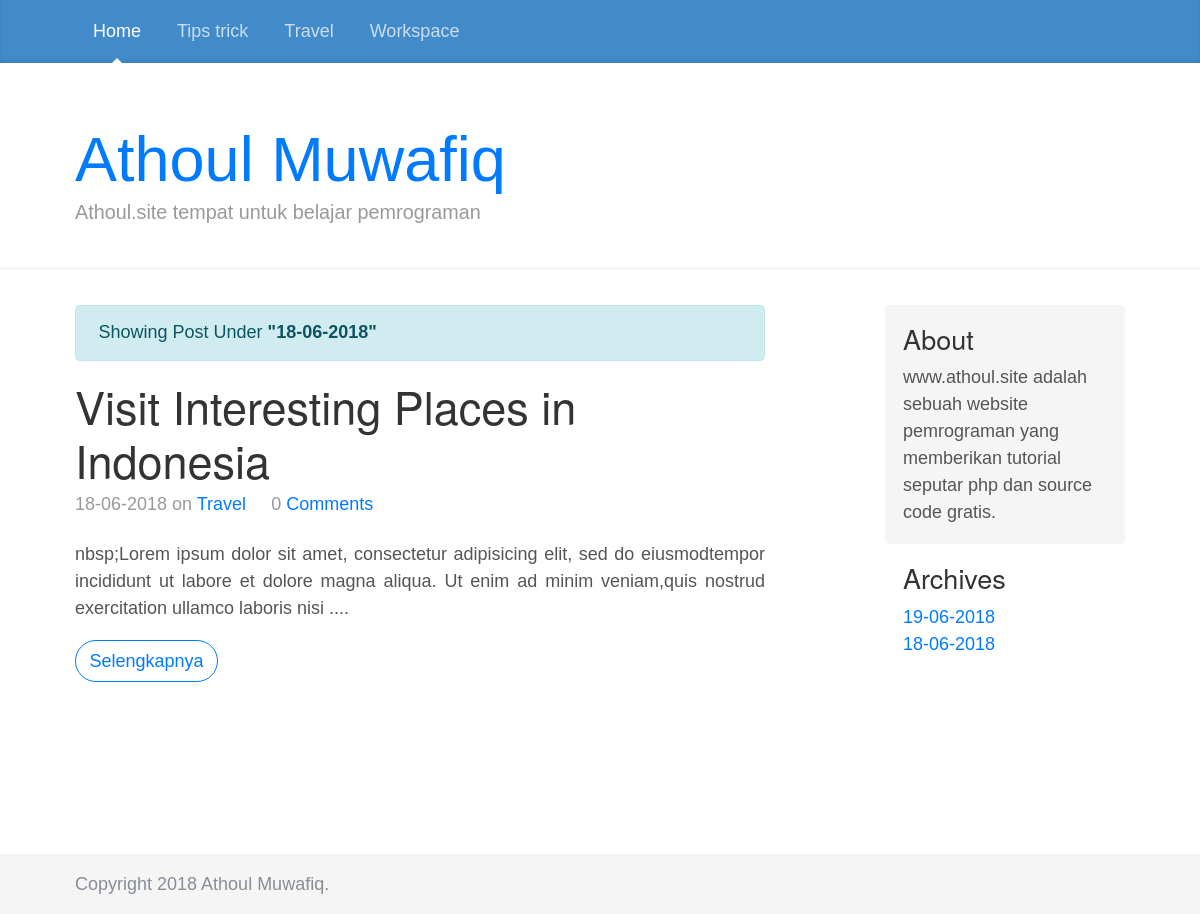
Screenshot of /blog/archive/18-06-2018 with the database file from the repository.
### tables this page shows
CREATE TABLE `labels` (
  `id_label` int(11) NOT NULL,
  `label` varchar(30) NOT NULL
);

CREATE TABLE `config` (
  `id` int(11) NOT NULL,
  `title` varchar(30) NOT NULL,
  `description` varchar(50) NOT NULL
);

CREATE TABLE `post` (
  `id_post` int(11) NOT NULL,
  `title` varchar(50) NOT NULL,
  `uri` varchar(100) NOT NULL,
  `article` text NOT NULL,
  `kategories` varchar(20) NOT NULL,
  `published` varchar(30) NOT NULL
);

### application/controllers/Blog.php (called while the page is built, shortened)
<?php
class Blog extends CI_Controller {
	function __construct(){
		$this->load->helper('text');
		$this->load->model('model_blog');
		$data['setting']=$this->model_blog->get_setting()->row_array();
		$data['label']=$this->model_blog->get_labels()->result();
		$this->load->view('assets/head',$data);
	}
	function archive(){
		$this->load->library('pagination');
		$archive=$this->uri->segment(3);
		$config['base_url'] = base_url('blog/archive/'.$this->uri->segment(3).'/');
		$config['total_rows'] = $this->model_blog->jumlah_artikel_filter('published',$archive);
		$config['per_page'] = 5;
		$data['post']=$this->model_blog->get_article_archive($config['per_page'],$this->uri->segment(4),$archive)->result();
		$data2['date']=$this->model_blog->get_archive()->result();
		$this->load->view('filter',$data);
		$this->load->view('assets/foot',$data2);
	}
}

### index.php (called while the page is built, shortened)
<?php
require_once BASEPATH.'core/CodeIgniter.php';

### application/models/Model_blog.php (called while the page is built, shortened)
<?php
class Model_blog extends CI_Model
{
	function get_labels(){
		$this->db->order_by('label', 'ASC');
		return $this->db->get('labels');
	}
	function jumlah_artikel_filter($where,$value){
		return $this->db->get_where('post',array($where=>$value))->num_rows();
	}
	function get_article_archive($number,$offset,$date){
		$this->db->order_by('id_post', 'DESC');
		$this->db->where('published',$date);
		return $this->db->get('post',$number,$offset);
	}
	function get_setting(){
		return $this->db->get_where('config',array('id'=>'1'));
	}
	function get_archive(){
		$this->db->distinct('published');
		$this->db->select('published');
		return $this->db->get('post');
	}
}

### application/config/config.php (called while the page is built, shortened)
<?php
$config['base_url'] = 'http://127.0.0.1/athoulcms/';
$config['index_page'] = '';
$config['uri_protocol']	= 'REQUEST_URI';
$config['url_suffix'] = '';
$config['language']	= 'english';
$config['charset'] = 'UTF-8';
$config['enable_hooks'] = FALSE;
$config['subclass_prefix'] = 'MY_';
$config['composer_autoload'] = FALSE;
$config['permitted_uri_chars'] = 'a-z 0-9~%.:_\-';
$config['enable_query_strings'] = FALSE;
$config['controller_trigger'] = 'c';
$config['function_trigger'] = 'm';
$config['directory_trigger'] = 'd';
$config['allow_get_array'] = TRUE;
$config['log_threshold'] = 0;
$config['log_path'] = '';
$config['log_file_extension'] = '';
$config['log_file_permissions'] = 0644;
$config['log_date_format'] = 'Y-m-d H:i:s';
$config['error_views_path'] = '';
$config['cache_path'] = '';
$config['cache_query_string'] = FALSE;
$config['encryption_key'] = 'athoulmuwafiq';
$config['sess_driver'] = 'files';
$config['sess_cookie_name'] = 'ci_session';
$config['sess_expiration'] = 7200;
$config['sess_save_path'] = NULL;
$config['sess_match_ip'] = FALSE;
$config['sess_time_to_update'] = 300;
$config['sess_regenerate_destroy'] = FALSE;
$config['cookie_prefix']	= '';
$config['cookie_domain']	= '';
$config['cookie_path']		= '/';
$config['cookie_secure']	= FALSE;
$config['cookie_httponly'] 	= FALSE;
$config['standardize_newlines'] = FALSE;
$config['global_xss_filtering'] = FALSE;
$config['csrf_protection'] = FALSE;
$config['csrf_token_name'] = 'csrf_test_name';
$config['csrf_cookie_name'] = 'csrf_cookie_name';
$config['csrf_expire'] = 7200;
$config['csrf_regenerate'] = TRUE;
$config['csrf_exclude_uris'] = array();
$config['compress_output'] = FALSE;
$config['time_reference'] = 'local';
$config['rewrite_short_tags'] = FALSE;
$config['proxy_ips'] = '';

### application/views/filter.php (the view, shortened to what this page needs)
  <div class="col-sm-8 blog-main">
    <div class="alert alert-info">Showing Post Under <b>"<?= str_replace('%20', ' ', $this->uri->segment(3)) ?>"</b></div>
<?php foreach($post as $post): ?>
          <div class="blog-post">
            <h2 class="blog-post-title"><?= $post->title; ?></h2>
            <p class="blog-post-meta"><?= $post->published; ?> on <a href="#"><?= $post->kategories ?></a>&nbsp;&nbsp;&nbsp;&nbsp;&nbsp;<?php echo jumlah_komentar($post->id_post) ?> <?php echo anchor('blog/read/'.$post->id_post.'/'.$post->uri.'#comments-section', 'Comments'); ?></p>
            <p class="article"><?= substr(strip_tags($post->article),1,200) ?>....</p>
            <?= anchor('blog/read/'.$post->id_post.'/'.$post->uri, 'Selengkapnya', array('class'=>'btn btn-outline-primary radius')); ?>
          </div>
<?php endforeach; ?>
        </div>

### application/views/assets/head.php (shortened to what this page needs)
<!DOCTYPE html>
<html>
<head>
  <link rel="stylesheet" type="text/css" href="<?= base_url('assets/css/bootstrap.min.css') ?>">
  <link rel="stylesheet" type="text/css" href="<?= base_url('assets/css/blog.css') ?>">
  </head>
<body>
  <header>
      <div class="blog-masthead">
        <div class="container">
          <nav class="nav">
            <a class="nav-link active" href="<?= base_url() ?>">Home</a>
            <?php
              foreach ($label as $label) {
                echo anchor('blog/label/'.$label->label,$label->label,array('class'=>'nav-link'));
              }
            ?>
          </nav>
        </div>
      </div>
      <div class="blog-header">
        <div class="container">
          <h1 class="blog-title"><a href="<?= base_url() ?>"><?= $setting['title'] ?></a></h1>
          <p class="lead blog-description"><?= $setting['description'] ?></p>
        </div>
      </div>
    </header>
    <div class="container" style="padding-bottom:100px;">
      <div class="row">

### assets/css/blog.css (style rules this page uses)
@media (min-width: 48em) { html { font-size: 18px; } }
body { font-family: Georgia, "Times New Roman", Times, serif; color: #555; }
h1, .h1, h2, .h2, h3, .h3, h4, .h4, h5, .h5, h6, .h6 { font-family: "Helvetica Neue", Helvetica, Arial, sans-serif; font-weight: 400; color: #333; }
.container { max-width: 60rem; }
.blog-masthead { margin-bottom: 3rem; background-color: #428bca; box-shadow: inset 0 -.1rem .25rem rgba(0, 0, 0, .1); }
.nav-link { position: relative; padding: 1rem; font-weight: 500; color: #cdddeb; }
.nav-link.active { color: #fff; }
.nav-link.active::after { position: absolute; bottom: 0; left: 50%; width: 0; height: 0; margin-left: -.3rem; vertical-align: middle; content: ""; border-right: .3rem solid transparent; border-bottom: .3rem solid; border-left: .3rem solid transparent; }
.blog-header { padding-bottom: 1.25rem; margin-bottom: 2rem; border-bottom: .05rem solid #eee; }
.blog-title { margin-bottom: 0; font-size: 2rem; font-weight: 400; }
.blog-description { font-size: 1.1rem; color: #999; }
@media (min-width: 40em) { .blog-title { font-size: 3.5rem; } }
.blog-post { margin-bottom: 4rem; }
.blog-post-title { margin-bottom: .25rem; font-size: 2.5rem; }
.blog-post-meta { margin-bottom: 1.25rem; color: #999; }
.article { text-align: justify; }
.radius { border-radius: 30px; }

### application/views/assets/head.php (style rules this page uses)
* { font-family: Arial }
html { position: relative; min-height: 100%; }
body { margin-bottom: 60px; }

### rows the page displays
labels: label "Tips trick"
labels: label "Travel"
labels: label "Workspace"
config: title "Athoul Muwafiq", description "Athoul.site tempat untuk belajar pemrograman"
post: title "Visit Interesting Places in Indonesia", published "18-06-2018", kategories "Travel", id_post "0", id_post+uri "Comments", article "nbsp;Lorem ipsum dolor sit amet, consectetur adipisicing elit, sed do eiusmodtempor incididunt ut labore et dolore magna aliqua. Ut enim ad minim veniam,quis nostrud exercitation ullamco laboris nisi", id_post+uri "Selengkapnya"

### other values shown
str_replace('%20', ' ', $this->uri->segment(3)) "18-06-2018"
